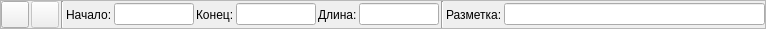
<?xml version="1.0" encoding="UTF-8"?>
<ui version="4.0">
 <class>SimpleControlsFrame</class>
 <widget class="QFrame" name="SimpleControlsFrame">
  <property name="geometry">
   <rect>
    <x>0</x>
    <y>0</y>
    <width>766</width>
    <height>28</height>
   </rect>
  </property>
  <property name="windowTitle">
   <string>Frame</string>
  </property>
  <property name="windowIcon">
   <iconset resource="../../res.qrc">
    <normaloff>:/icons/img/app_iconset_creative_nerds/32x32/heart.png</normaloff>:/icons/img/app_iconset_creative_nerds/32x32/heart.png</iconset>
  </property>
  <property name="frameShape">
   <enum>QFrame::StyledPanel</enum>
  </property>
  <property name="frameShadow">
   <enum>QFrame::Raised</enum>
  </property>
  <layout class="QHBoxLayout" name="horizontalLayout">
   <property name="spacing">
    <number>2</number>
   </property>
   <property name="margin">
    <number>0</number>
   </property>
   <item>
    <widget class="QFrame" name="frame_playback">
     <property name="frameShape">
      <enum>QFrame::NoFrame</enum>
     </property>
     <property name="frameShadow">
      <enum>QFrame::Raised</enum>
     </property>
     <layout class="QHBoxLayout" name="horizontalLayout_2">
      <property name="spacing">
       <number>2</number>
      </property>
      <property name="margin">
       <number>0</number>
      </property>
      <item>
       <widget class="QToolButton" name="pushButton_playStop">
        <property name="enabled">
         <bool>true</bool>
        </property>
        <property name="sizePolicy">
         <sizepolicy hsizetype="Fixed" vsizetype="Fixed">
          <horstretch>0</horstretch>
          <verstretch>0</verstretch>
         </sizepolicy>
        </property>
        <property name="toolTip">
         <string>&lt;!DOCTYPE HTML PUBLIC &quot;-//W3C//DTD HTML 4.0//EN&quot; &quot;http://www.w3.org/TR/REC-html40/strict.dtd&quot;&gt;
&lt;html&gt;&lt;head&gt;&lt;meta name=&quot;qrichtext&quot; content=&quot;1&quot; /&gt;&lt;style type=&quot;text/css&quot;&gt;
p, li { white-space: pre-wrap; }
&lt;/style&gt;&lt;/head&gt;&lt;body style=&quot; font-family:'MS Shell Dlg 2'; font-size:8.25pt; font-weight:400; font-style:normal;&quot;&gt;
&lt;p style=&quot; margin-top:0px; margin-bottom:0px; margin-left:0px; margin-right:0px; -qt-block-indent:0; text-indent:0px; font-size:8pt;&quot;&gt;Воспроизведение/Остановка&lt;/p&gt;&lt;/body&gt;&lt;/html&gt;</string>
        </property>
        <property name="styleSheet">
         <string notr="true">QToolButton{
	border-image: url(&quot;:/icons/img/play.png&quot;);
}
QToolButton:pressed{
	border-image: url(&quot;:/icons/img/play-pressed.png&quot;);
}
QToolButton:disabled{
	border-image: url(&quot;:/icons/img/play-hover.png&quot;);
}

QToolButton:checked{
	border-image: url(&quot;:/icons/img/stop.png&quot;);
}
QToolButton:checked:disabled{
	border-image: url(&quot;:/icons/img/stop-hover.png&quot;);
}
QToolButton:checked:pressed{
	border-image: url(&quot;:/icons/img/stop-pressed.png&quot;);
}



</string>
        </property>
        <property name="text">
         <string/>
        </property>
        <property name="iconSize">
         <size>
          <width>20</width>
          <height>20</height>
         </size>
        </property>
        <property name="shortcut">
         <string>Space</string>
        </property>
        <property name="checkable">
         <bool>true</bool>
        </property>
        <property name="checked">
         <bool>false</bool>
        </property>
       </widget>
      </item>
      <item>
       <widget class="QToolButton" name="pushButton_pause">
        <property name="enabled">
         <bool>false</bool>
        </property>
        <property name="sizePolicy">
         <sizepolicy hsizetype="Fixed" vsizetype="Fixed">
          <horstretch>0</horstretch>
          <verstretch>0</verstretch>
         </sizepolicy>
        </property>
        <property name="toolTip">
         <string>&lt;!DOCTYPE HTML PUBLIC &quot;-//W3C//DTD HTML 4.0//EN&quot; &quot;http://www.w3.org/TR/REC-html40/strict.dtd&quot;&gt;
&lt;html&gt;&lt;head&gt;&lt;meta name=&quot;qrichtext&quot; content=&quot;1&quot; /&gt;&lt;style type=&quot;text/css&quot;&gt;
p, li { white-space: pre-wrap; }
&lt;/style&gt;&lt;/head&gt;&lt;body style=&quot; font-family:'MS Shell Dlg 2'; font-size:8.25pt; font-weight:400; font-style:normal;&quot;&gt;
&lt;p style=&quot; margin-top:0px; margin-bottom:0px; margin-left:0px; margin-right:0px; -qt-block-indent:0; text-indent:0px; font-size:8pt;&quot;&gt;Пауза&lt;/p&gt;&lt;/body&gt;&lt;/html&gt;</string>
        </property>
        <property name="styleSheet">
         <string notr="true">QToolButton{
	border-image: url(&quot;:/icons/img/pause.png&quot;);
}
QToolButton:disabled{
	border-image: url(&quot;:/icons/img/pause-hover.png&quot;);
}
QToolButton:pressed{
	border-image: url(&quot;:/icons/img/pause-pressed.png&quot;);
}</string>
        </property>
        <property name="text">
         <string/>
        </property>
        <property name="iconSize">
         <size>
          <width>20</width>
          <height>20</height>
         </size>
        </property>
        <property name="checkable">
         <bool>true</bool>
        </property>
       </widget>
      </item>
     </layout>
    </widget>
   </item>
   <item>
    <widget class="Line" name="line_2">
     <property name="orientation">
      <enum>Qt::Vertical</enum>
     </property>
    </widget>
   </item>
   <item>
    <widget class="QLabel" name="label_10">
     <property name="text">
      <string>Начало:</string>
     </property>
    </widget>
   </item>
   <item>
    <widget class="QLineEdit" name="lineEdit_start">
     <property name="sizePolicy">
      <sizepolicy hsizetype="Minimum" vsizetype="Fixed">
       <horstretch>0</horstretch>
       <verstretch>0</verstretch>
      </sizepolicy>
     </property>
     <property name="maximumSize">
      <size>
       <width>80</width>
       <height>16777215</height>
      </size>
     </property>
     <property name="toolTip">
      <string>Позиция начала выделения</string>
     </property>
     <property name="readOnly">
      <bool>true</bool>
     </property>
    </widget>
   </item>
   <item>
    <widget class="QLabel" name="label_11">
     <property name="text">
      <string>Конец:</string>
     </property>
    </widget>
   </item>
   <item>
    <widget class="QLineEdit" name="lineEdit_end">
     <property name="sizePolicy">
      <sizepolicy hsizetype="Minimum" vsizetype="Fixed">
       <horstretch>0</horstretch>
       <verstretch>0</verstretch>
      </sizepolicy>
     </property>
     <property name="maximumSize">
      <size>
       <width>80</width>
       <height>16777215</height>
      </size>
     </property>
     <property name="toolTip">
      <string>Позиция конца выделения</string>
     </property>
     <property name="readOnly">
      <bool>true</bool>
     </property>
    </widget>
   </item>
   <item>
    <widget class="QLabel" name="label_14">
     <property name="text">
      <string>Длина:</string>
     </property>
    </widget>
   </item>
   <item>
    <widget class="QLineEdit" name="lineEdit_length">
     <property name="sizePolicy">
      <sizepolicy hsizetype="Minimum" vsizetype="Fixed">
       <horstretch>0</horstretch>
       <verstretch>0</verstretch>
      </sizepolicy>
     </property>
     <property name="maximumSize">
      <size>
       <width>80</width>
       <height>16777215</height>
      </size>
     </property>
     <property name="toolTip">
      <string>Дланна выделенного участка</string>
     </property>
     <property name="readOnly">
      <bool>true</bool>
     </property>
    </widget>
   </item>
   <item>
    <widget class="Line" name="line">
     <property name="orientation">
      <enum>Qt::Vertical</enum>
     </property>
    </widget>
   </item>
   <item>
    <widget class="QLabel" name="label_15">
     <property name="text">
      <string>Разметка:</string>
     </property>
    </widget>
   </item>
   <item>
    <widget class="QLineEdit" name="lineEdit_markingName">
     <property name="sizePolicy">
      <sizepolicy hsizetype="MinimumExpanding" vsizetype="Fixed">
       <horstretch>0</horstretch>
       <verstretch>0</verstretch>
      </sizepolicy>
     </property>
     <property name="maximumSize">
      <size>
       <width>16777215</width>
       <height>16777215</height>
      </size>
     </property>
     <property name="toolTip">
      <string>Имя разметки</string>
     </property>
     <property name="readOnly">
      <bool>true</bool>
     </property>
    </widget>
   </item>
  </layout>
 </widget>
 <resources>
  <include location="../../res.qrc"/>
 </resources>
 <connections/>
</ui>
